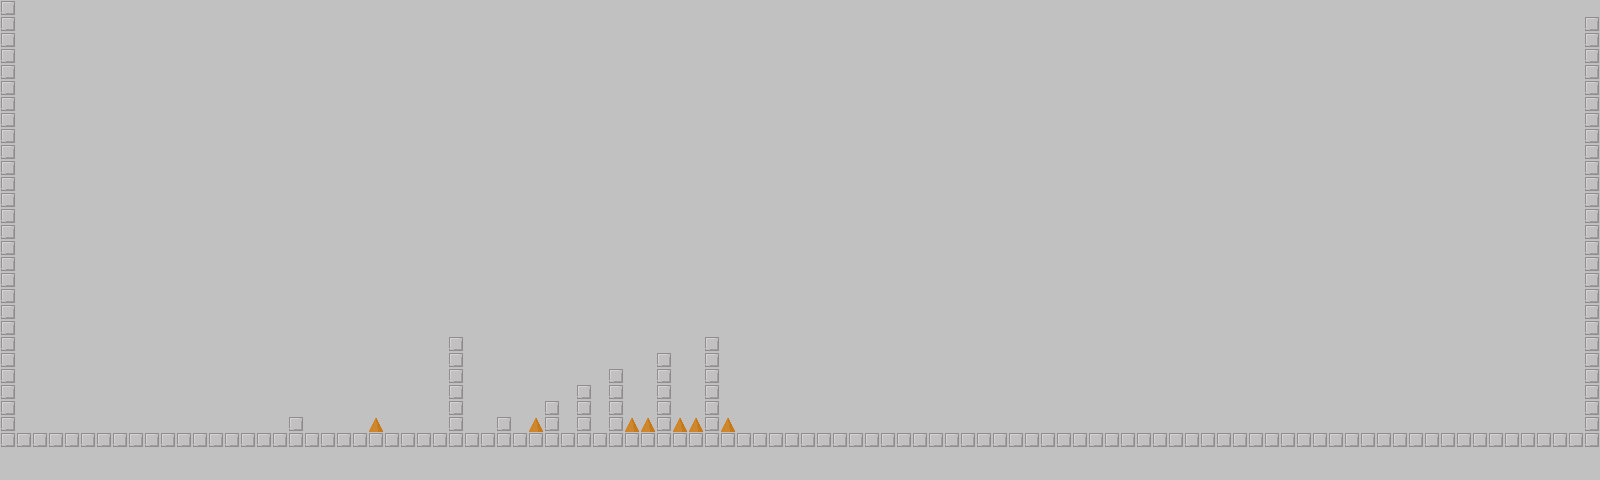

This is a level from a 2D game, rendered from its Tiled map with the project's own tilesets. A one-line summary and the map file follow, with tile-layer data summarised:
An orthogonal 100x30 tile map with 16x16 px tiles, 5 tile layers (Background, Deadly, Destructable, Foreground, ...).

<map version="1.0" orientation="orthogonal" renderorder="right-down" width="100" height="30" tilewidth="16" tileheight="16">
 <tileset firstgid="1" name="levelTileset" tilewidth="16" tileheight="16">
  <image source="../images/levelTileset.png" width="160" height="160" />
 </tileset>
 <layer name="Background" width="100" height="30">
  <properties>
   <property name="tileset" value="levelTileset" />
  </properties>
  <data>[3000 cells, 3000 non-empty, 1 distinct tile ids]</data>
 </layer>
 <layer name="Deadly" width="100" height="30">
  <properties>
   <property name="Deadly" value="true" />
   <property name="tileset" value="levelTileset" />
  </properties>
  <data>[3000 cells, 0 non-empty, 0 distinct tile ids]</data>
 </layer>
 <layer name="Destructable" width="100" height="30">
  <properties>
   <property name="Deadly" value="" />
   <property name="Destructable" value="true" />
   <property name="collisions" value="true" />
   <property name="tileset" value="levelTileset" />
  </properties>
  <data>[3000 cells, 28 non-empty, 1 distinct tile ids]</data>
 </layer>
 <layer name="Foreground" width="100" height="30">
  <properties>
   <property name="collisions" value="true" />
   <property name="tileset" value="levelTileset" />
  </properties>
  <data>[3000 cells, 153 non-empty, 1 distinct tile ids]</data>
 </layer>
 <layer name="Destructable&amp;Deadly" width="100" height="30">
  <properties>
   <property name="Deadly" value="true" />
   <property name="Destructable" value="true" />
   <property name="tileset" value="levelTileset" />
  </properties>
  <data>[3000 cells, 7 non-empty, 1 distinct tile ids]</data>
 </layer>
</map>
